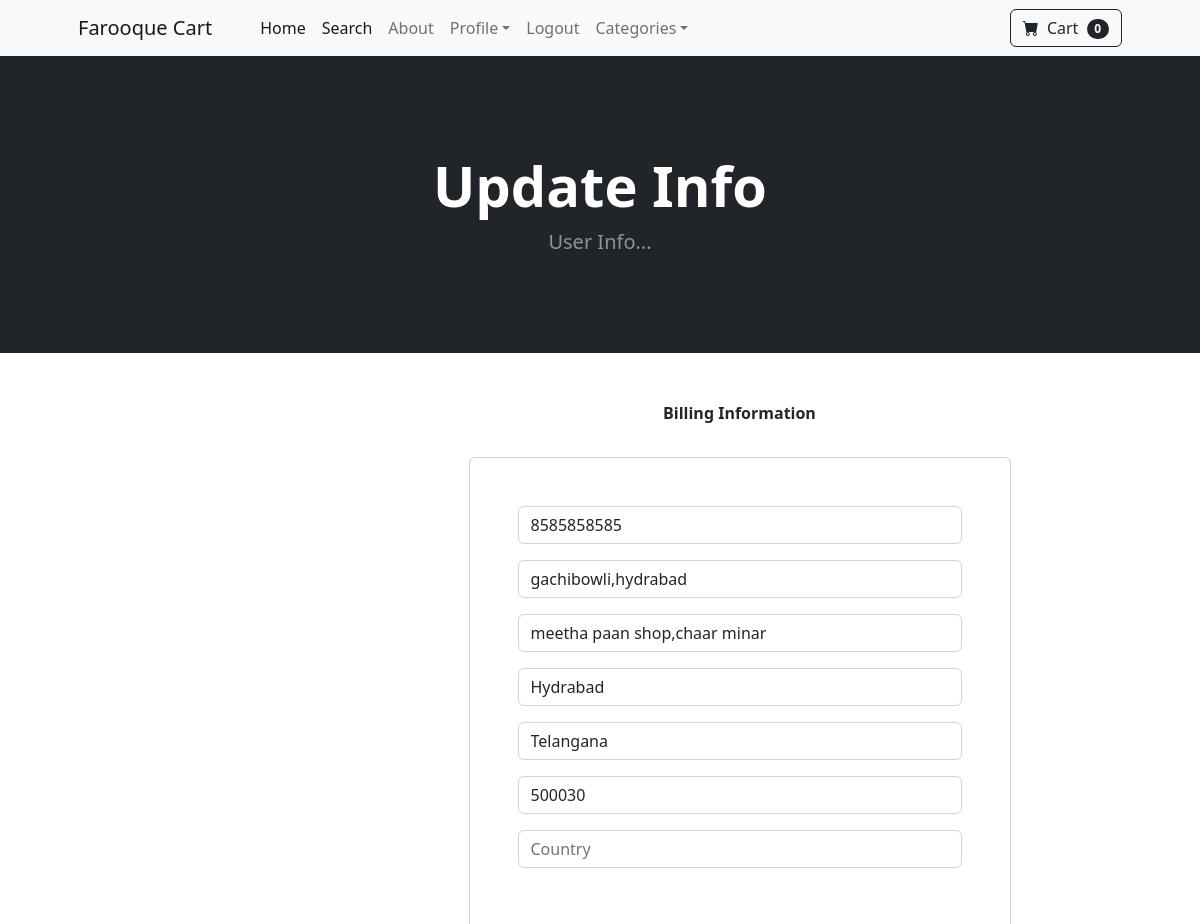
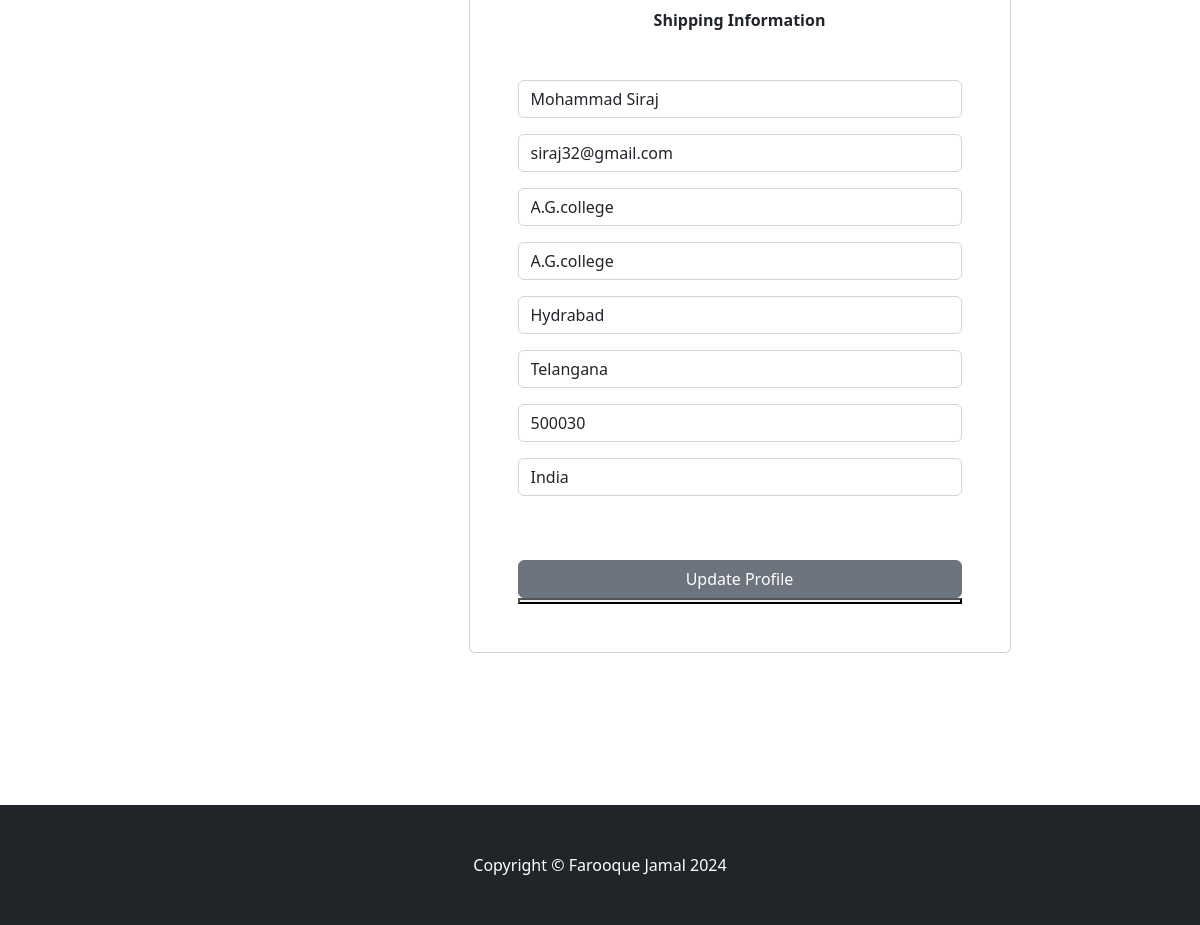
Screenshot of /update_info/ (signed in) with the database file from the repository (2 pictures, top to bottom).
### store/models.py (models this page shows, shortened)
class Profile(models.Model):
    user = models.OneToOneField(User,on_delete=models.CASCADE)
    date_modified = models.DateTimeField(User,auto_now=True)
    phone = models.CharField(max_length=12,blank=True)
    address1 = models.CharField(max_length=200,blank=True)
    address2 = models.CharField(max_length=200,blank=True)
    city = models.CharField(max_length=50,blank=True)
    state = models.CharField(max_length=50,blank=True)
    pincode = models.CharField(max_length=6,blank=True)
    Country = models.CharField(max_length=50,blank=True,default="India")
    old_cart = models.CharField(max_length=50,blank=True,null=True,default='')

### payment/models.py (models this page shows, shortened)
class ShippingAddress(models.Model):
    user = models.ForeignKey(User,on_delete=models.CASCADE)
    shipping_full_name = models.CharField(max_length=255)
    shipping_email = models.CharField(max_length=255)
    shipping_address1 = models.CharField(max_length=255)
    shipping_address2 = models.CharField(max_length=255,null=True,blank=True)
    shipping_city = models.CharField(max_length=255)
    shipping_state = models.CharField(max_length=255,null=True,blank=True)
    shipping_pincode = models.CharField(max_length=255,null=True,blank=True)
    shipping_country = models.CharField(max_length=255)
    class Meta:
        verbose_name_plural = 'Shipping Address'
    def create_shipping(sender,instance,created,**kwargs):
        if created:
            user_shipping = ShippingAddress(user=instance)
            user_shipping.save()
    post_save.connect(create_shipping,sender=User)

### store/views.py (the view)
# urls.py: path('update_info/',views.update_info,name='update_info'),
def update_info(request):
    if request.user.is_authenticated:
        current_user = Profile.objects.get(user__id=request.user.id)
        shipping_user = ShippingAddress.objects.get(user__id = request.user.id)
        form = UserInfoForm(request.POST or None, instance=current_user)
        shipping_form = ShippingForm(request.POST or None,instance=shipping_user)
        if form.is_valid() or shipping_form.is_valid():
            form.save()
            shipping_form.save()
            messages.success(request,"Your Info has been updated!")
            return redirect('home')
        return render(request,'update_info.html',{"form":form,"shipping_form":shipping_form})
    else:
        messages.success(request,"You must be logged in to access the page!!")
        return redirect('home')

### store/forms.py
class UserInfoForm(forms.ModelForm):
    phone = forms.CharField(label='', widget=forms.TextInput(attrs={'class':'form-control','placeholder':'Phone'}), required=False)
    address1 = forms.CharField(label='', widget=forms.TextInput(attrs={'class':'form-control','placeholder':'Address 1'}), required=False)
    address2 = forms.CharField(label='', widget=forms.TextInput(attrs={'class':'form-control','placeholder':'Address 2'}), required=False)
    city = forms.CharField(label='', widget=forms.TextInput(attrs={'class':'form-control','placeholder':'City'}), required=False)
    state = forms.CharField(label='', widget=forms.TextInput(attrs={'class':'form-control','placeholder':'State'}), required=False)
    pincode = forms.CharField(label='', widget=forms.TextInput(attrs={'class':'form-control','placeholder':'Pin Code'}), required=False)
    country = forms.CharField(label='', widget=forms.TextInput(attrs={'class':'form-control','placeholder':'Country'}), required=False)
    class Meta:
        model = Profile
        fields = ('phone', 'address1', 'address2', 'city', 'state', 'pincode', 'country')

### cart/cart.py (called while the page is built)
    def __len__(self):
        return len(self.cart)

### cart/context_processors.py (called while the page is built)
def cart(request):
    return {'cart':Cart(request)}

### store/templates/update_info.html (shortened to what this page needs)
{% extends "base.html" %} {% block content %}
<header class="bg-dark py-5">
  <div class="container px-4 px-lg-5 my-5">
    <div class="text-center text-white">
      <h1 class="display-4 fw-bolder">Update Info</h1>
      <p class="lead fw-normal text-white-50 mb-0">
        User Info...
      </p>
    </div>
  </div>
</header>
<div class="container">
  <div class="row">
    <center>
      <div class="col-md-6 offset-md-3">
        <br><br>
        <strong>Billing Information</strong>
        <br><br>
        <form class='card p-5 m-2' method='POST' action='{% url "update_info" %}'>
            {{form.as_p}}
            <br><br>
            <strong>Shipping Information</strong>
            <br><br>
            {{shipping_form.as_p}}
            <br><br>
            <button type='submit' class='btn btn-secondary'>Update Profile<button>
            </div>
          <br><br>
      </div>
  </div>
<br><br>
        <br><br>
{% endblock %}

### rows the page displays
Profile: phone "8585858585", address1 "gachibowli,hydrabad", address2 "meetha paan shop,chaar minar", city "Hydrabad", state "Telangana", pincode "500030"
ShippingAddress: shipping_full_name "Mohammad Siraj", shipping_email "siraj32@gmail.com", shipping_address1 "A.G.college", shipping_address2 "A.G.college", shipping_city "Hydrabad", shipping_state "Telangana", shipping_pincode "500030", shipping_country "India"

### other values shown
{{ cart|length }} "0"
